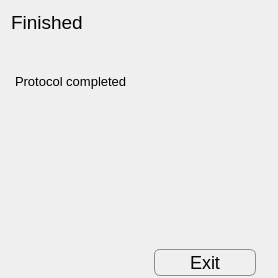
         <widget class="QWidget" name="page_8">
          <layout class="QGridLayout" name="gridLayout_12">
           <property name="bottomMargin">
            <number>0</number>
           </property>
           <item row="2" column="0">
            <widget class="QGroupBox" name="groupBox_5">
             <property name="maximumSize">
              <size>
               <width>16777215</width>
               <height>45</height>
              </size>
             </property>
             <property name="styleSheet">
              <string notr="true">QGroupBox {
    border: 2px solid transparent;
}

 QPushButton {
     border: 1px solid #8f8f91;
     border-radius: 6px;
     width: 100px;
     height: 25px;
     font-size: 18px;
     background-color: qlineargradient(x1: 0, y1: 0, x2: 0, y2: 1,
                                       stop: 0 #f6f7fa, stop: 1 #dadbde);

 }


 QPushButton:pressed {
     background-color: qlineargradient(x1: 0, y1: 0, x2: 0, y2: 1,
                                       stop: 0 #f6f7fa, stop: 1 #f6ff5a);
 }

 QPushButton:hover {
     background-color: qlineargradient(x1: 0, y1: 0, x2: 0, y2: 1,
                                       stop: 0 #f6f7fa, stop: 1 #F0FFF0);
 }

QPushButton:disabled{ background-color: #CCCCCC; }

 QPushButton:flat {
     border: none; /* no border for a flat push button */
 }

 QPushButton:default {
     border-color: navy; /* make the default button prominent */
 }</string>
             </property>
             <property name="title">
              <string/>
             </property>
             <layout class="QGridLayout" name="gridLayout_11">
              <property name="bottomMargin">
               <number>0</number>
              </property>
              <item row="0" column="1">
               <widget class="QPushButton" name="pushButton_exit">
                <property name="text">
                 <string>Exit</string>
                </property>
               </widget>
              </item>
              <item row="0" column="0">
               <spacer name="horizontalSpacer_5">
                <property name="orientation">
                 <enum>Qt::Horizontal</enum>
                </property>
                <property name="sizeHint" stdset="0">
                 <size>
                  <width>40</width>
                  <height>20</height>
                 </size>
                </property>
               </spacer>
              </item>
             </layout>
            </widget>
           </item>
           <item row="1" column="0">
            <widget class="QPlainTextEdit" name="plainTextEdit_5">
             <property name="font">
              <font>
               <pointsize>10</pointsize>
              </font>
             </property>
             <property name="styleSheet">
              <string notr="true">QPlainTextEdit {
    background-color: transparent;
    /*background-image: url(draft.png);*/
    background-attachment: scroll;
}</string>
             </property>
             <property name="frameShape">
              <enum>QFrame::NoFrame</enum>
             </property>
             <property name="frameShadow">
              <enum>QFrame::Plain</enum>
             </property>
             <property name="plainText">
              <string>

Protocol completed</string>
             </property>
            </widget>
           </item>
           <item row="0" column="0">
            <widget class="QLabel" name="label_11">
             <property name="font">
              <font>
               <pointsize>14</pointsize>
              </font>
             </property>
             <property name="text">
              <string>Finished</string>
             </property>
            </widget>
           </item>
          </layout>
         </widget>
